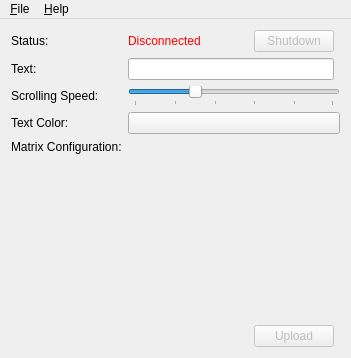
<?xml version="1.0" encoding="UTF-8"?>
<ui version="4.0">
 <class>MainWindow</class>
 <widget class="QMainWindow" name="MainWindow">
  <property name="geometry">
   <rect>
    <x>0</x>
    <y>0</y>
    <width>351</width>
    <height>358</height>
   </rect>
  </property>
  <property name="windowTitle">
   <string>MainWindow</string>
  </property>
  <widget class="QWidget" name="centralWidget">
   <layout class="QGridLayout" name="gridLayout">
    <item row="5" column="1" alignment="Qt::AlignLeft">
     <widget class="QLabel" name="label_4">
      <property name="text">
       <string>Text Color:</string>
      </property>
     </widget>
    </item>
    <item row="6" column="1" alignment="Qt::AlignLeft|Qt::AlignTop">
     <widget class="QLabel" name="matrixConfigLabel">
      <property name="text">
       <string>Matrix Configuration:</string>
      </property>
     </widget>
    </item>
    <item row="4" column="2" colspan="2">
     <widget class="QSlider" name="scrollSpeedSlider">
      <property name="sliderPosition">
       <number>30</number>
      </property>
      <property name="orientation">
       <enum>Qt::Horizontal</enum>
      </property>
      <property name="invertedAppearance">
       <bool>false</bool>
      </property>
      <property name="invertedControls">
       <bool>false</bool>
      </property>
      <property name="tickPosition">
       <enum>QSlider::TicksBelow</enum>
      </property>
      <property name="tickInterval">
       <number>20</number>
      </property>
     </widget>
    </item>
    <item row="1" column="1" alignment="Qt::AlignLeft">
     <widget class="QLabel" name="label_1">
      <property name="text">
       <string>Status:</string>
      </property>
     </widget>
    </item>
    <item row="2" column="1" alignment="Qt::AlignLeft">
     <widget class="QLabel" name="label_2">
      <property name="text">
       <string>Text:</string>
      </property>
     </widget>
    </item>
    <item row="5" column="2" colspan="2">
     <widget class="QPushButton" name="colorButton">
      <property name="styleSheet">
       <string notr="true"/>
      </property>
      <property name="text">
       <string/>
      </property>
      <property name="flat">
       <bool>false</bool>
      </property>
     </widget>
    </item>
    <item row="4" column="1" alignment="Qt::AlignLeft">
     <widget class="QLabel" name="label_3">
      <property name="text">
       <string>Scrolling Speed:</string>
      </property>
     </widget>
    </item>
    <item row="2" column="2">
     <widget class="QLineEdit" name="textEdit"/>
    </item>
    <item row="1" column="2">
     <layout class="QHBoxLayout" name="horizontalLayout">
      <item>
       <widget class="QLabel" name="statusLabel">
        <property name="styleSheet">
         <string notr="true">QLabel {
	color: rgb(255, 0, 0)
}</string>
        </property>
        <property name="text">
         <string>Disconnected</string>
        </property>
       </widget>
      </item>
      <item>
       <widget class="QPushButton" name="shutdownButton">
        <property name="enabled">
         <bool>false</bool>
        </property>
        <property name="sizePolicy">
         <sizepolicy hsizetype="Fixed" vsizetype="Fixed">
          <horstretch>0</horstretch>
          <verstretch>0</verstretch>
         </sizepolicy>
        </property>
        <property name="text">
         <string>Shutdown</string>
        </property>
       </widget>
      </item>
     </layout>
    </item>
    <item row="7" column="2" alignment="Qt::AlignRight">
     <widget class="QPushButton" name="uploadButton">
      <property name="enabled">
       <bool>false</bool>
      </property>
      <property name="sizePolicy">
       <sizepolicy hsizetype="Fixed" vsizetype="Fixed">
        <horstretch>0</horstretch>
        <verstretch>0</verstretch>
       </sizepolicy>
      </property>
      <property name="text">
       <string>Upload</string>
      </property>
      <property name="default">
       <bool>true</bool>
      </property>
     </widget>
    </item>
   </layout>
  </widget>
  <widget class="QMenuBar" name="menuBar">
   <property name="geometry">
    <rect>
     <x>0</x>
     <y>0</y>
     <width>351</width>
     <height>27</height>
    </rect>
   </property>
   <widget class="QMenu" name="menu_File">
    <property name="title">
     <string>&amp;File</string>
    </property>
    <addaction name="actionExit"/>
   </widget>
   <widget class="QMenu" name="menu_Help">
    <property name="title">
     <string>&amp;Help</string>
    </property>
    <addaction name="actionContents"/>
    <addaction name="separator"/>
    <addaction name="actionAbout"/>
   </widget>
   <addaction name="menu_File"/>
   <addaction name="menu_Help"/>
  </widget>
  <action name="actionExit">
   <property name="text">
    <string>E&amp;xit</string>
   </property>
  </action>
  <action name="actionContents">
   <property name="text">
    <string>Contents</string>
   </property>
  </action>
  <action name="actionAbout">
   <property name="text">
    <string>About</string>
   </property>
  </action>
 </widget>
 <layoutdefault spacing="6" margin="11"/>
 <resources/>
 <connections/>
</ui>
